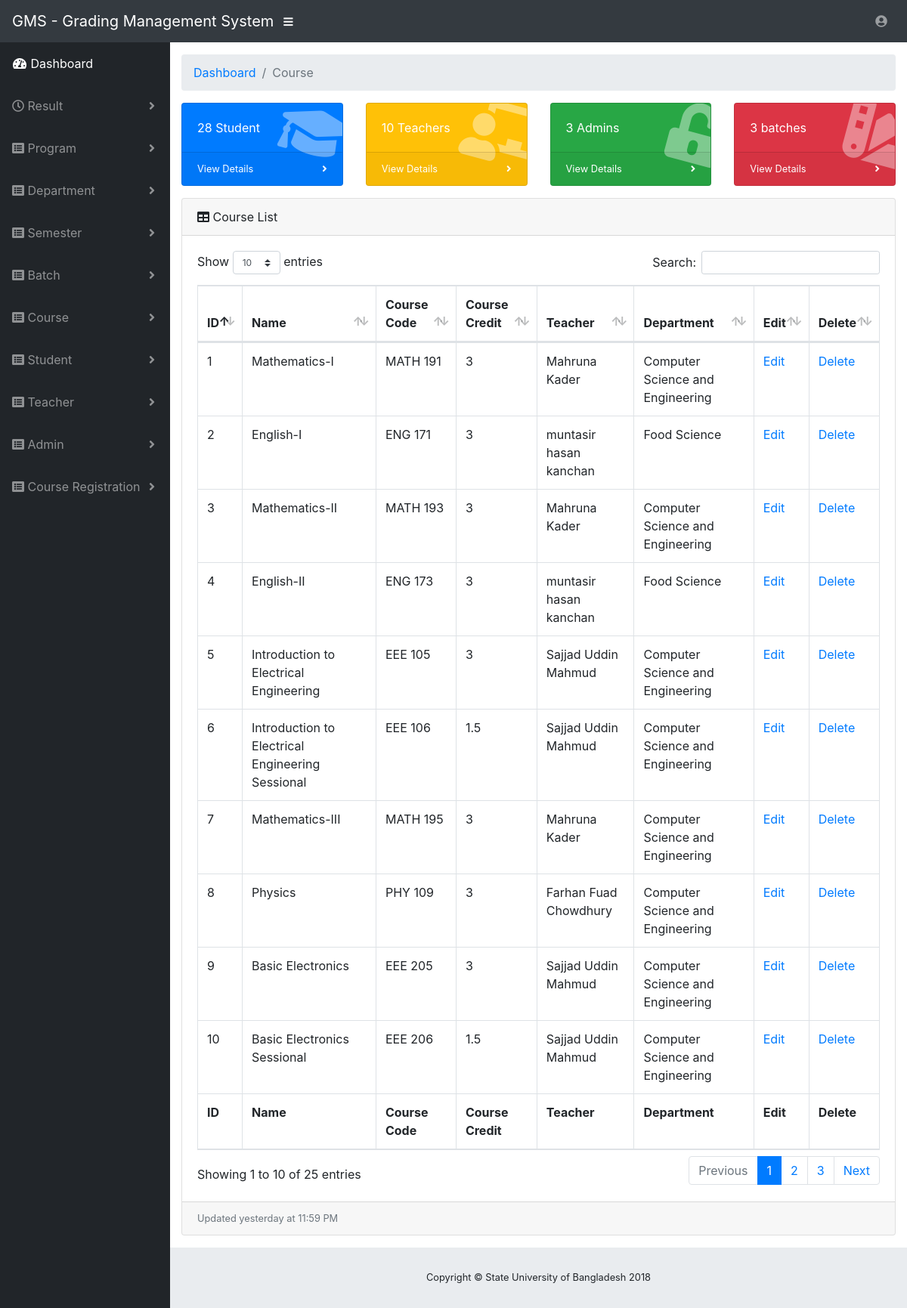
The page /course.php on the database its author committed.
### tables this page shows
CREATE TABLE `tbl_course` (
  `id` int(20) NOT NULL,
  `course_name` varchar(50) NOT NULL,
  `course_code` varchar(50) NOT NULL,
  `course_credit` double NOT NULL,
  `teacher_id` int(20) NOT NULL,
  `semester_id` int(20) NOT NULL,
  `dept_id` int(20) NOT NULL,
  `created_by` varchar(50) NOT NULL,
  `created_date` datetime(6) NOT NULL,
  `modified_by` varchar(100) DEFAULT NULL,
  `modified_date` datetime(6) DEFAULT NULL,
  `remarks` varchar(200) DEFAULT NULL,
  `is_active` int(1) NOT NULL
);

CREATE TABLE `tbl_teacher` (
  `id` int(20) NOT NULL,
  `full_name` varchar(100) NOT NULL,
  `email` varchar(50) DEFAULT NULL,
  `user_id` varchar(50) NOT NULL,
  `password` varchar(50) NOT NULL,
  `mobile` varchar(50) DEFAULT NULL,
  `dept_id` int(20) NOT NULL,
  `created_by` varchar(100) NOT NULL,
  `created_date` datetime(6) NOT NULL,
  `modified_by` varchar(100) DEFAULT NULL,
  `modified_date` datetime(6) DEFAULT NULL,
  `remarks` varchar(200) DEFAULT NULL,
  `is_active` int(1) NOT NULL
);

CREATE TABLE `tbl_department` (
  `id` int(20) NOT NULL,
  `dept_name` varchar(100) NOT NULL,
  `dept_code` varchar(11) NOT NULL,
  `created_by` varchar(100) NOT NULL,
  `created_date` datetime(6) NOT NULL,
  `modified_by` varchar(100) NOT NULL,
  `modified_date` datetime(6) NOT NULL,
  `remarks` varchar(200) NOT NULL,
  `is_active` int(1) NOT NULL
);

### model/Course.php (called while the page is built, shortened)
<?php
include_once __DIR__ . '/../Database.php';
class Course extends Database
{
    public function get_all_course()
    {
        $query_string = "select * from tbl_course";
        $q = $this->query($query_string);
        $data = $this->fetch($q);
        return $data;
    }
}

### Database.php (called while the page is built, shortened)
<?php
class Database
{
    private $link;
    private function connect()
    {
        $this->link = mysqli_connect(DB_HOST, DB_USERNAME, DB_PASSWORD, DB_NAME);
    }
    public function query($query_string)
    {
        $q = mysqli_query($this->link, $query_string);
        return $q;
    }
    public function fetch($q)
    {
        return mysqli_fetch_all($q, MYSQLI_ASSOC);
    }
    public function fetch_assoc($q)
    {
        return mysqli_fetch_assoc($q);
    }
}

### model/Teacher.php (called while the page is built, shortened)
<?php
include_once __DIR__ . '/../Database.php';
class Teacher extends Database
{
    public function get_single_teacher($id)
    {
        $query_string = "select * from tbl_teacher WHERE id = '$id'";
        $q = $this->query($query_string);
        $data = $this->fetch_assoc($q);
        return $data;
    }
}

### model/Department.php (called while the page is built, shortened)
<?php
include_once __DIR__ . '/../Database.php';
class Department extends Database
{
    public function get_single_department($id)
    {
        $query_string = "select * from tbl_department WHERE id = '$id'";
        $q = $this->query($query_string);
        $data = $this->fetch_assoc($q);
        return $data;
    }
}

### course.php (the view, shortened to what this page needs)
<!DOCTYPE html>
<html lang="en">
<?php
include_once __DIR__ . '/model/Course.php';
include_once __DIR__ . '/model/Teacher.php';
include_once __DIR__ . '/model/Department.php';
?>
  <head>
    <link href="vendor/bootstrap/css/bootstrap.min.css" rel="stylesheet">
    <link href="vendor/fontawesome-free/css/all.min.css" rel="stylesheet" type="text/css">
    <link href="vendor/datatables/dataTables.bootstrap4.css" rel="stylesheet">
    <link href="css/sb-admin.css" rel="stylesheet">
  </head>
  <body id="page-top">
    <nav class="navbar navbar-expand navbar-dark bg-dark static-top">
      <a class="navbar-brand mr-1" href="index.php">GMS - Grading Management System</a>
      <button class="btn btn-link btn-sm text-white order-1 order-sm-0" id="sidebarToggle" href="#">
        <i class="fas fa-bars"></i>
      </button>
        <?php include_once 'common_views/admin_options.php'; ?>
    </nav>
    <div id="wrapper">
        <?php include_once 'common_views/sidebar_menu.php'; ?>
      <div id="content-wrapper">
        <div class="container-fluid">
          <ol class="breadcrumb">
            <li class="breadcrumb-item">
              <a href="#">Dashboard</a>
            </li>
            <li class="breadcrumb-item active">Course</li>
          </ol>
          <?php include_once 'common_views/dashboard_data.php'; ?>
          <div class="card mb-3">
            <div class="card-header">
              <i class="fas fa-table"></i>
              Course List</div>
            <div class="card-body">
              <div class="table-responsive">
                <table class="table table-bordered" id="dataTable" width="100%" cellspacing="0">
                  <thead>
                    <tr>
                      <th>ID</th>
                      <th>Name</th>
                      <th>Course Code</th>
                      <th>Course Credit</th>
                      <th>Teacher</th>
                      <th>Department</th>
                      <th>Edit</th>
                      <th>Delete</th>
                    </tr>
                  </thead>
                  <tfoot>
                    <tr>
                        <th>ID</th>
                        <th>Name</th>
                        <th>Course Code</th>
                        <th>Course Credit</th>
                        <th>Teacher</th>
                        <th>Department</th>
                        <th>Edit</th>
                        <th>Delete</th>
                    </tr>
                  </tfoot>
                  <tbody>
                  <?php
                  $mCourse = new Course();
                  $teacher = new Teacher();
                  $department = new Department();
                  $courses = $mCourse->get_all_course();
                  foreach ($courses as $course):
                      echo "<tr>";
                      echo "<td>". $course['id']. "</td>";
                      echo "<td>". $course['course_name']. "</td>";
                      echo "<td>". $course['course_code']. "</td>";
                      echo "<td>". $course['course_credit']. "</td>";
                      $teacherRow = $teacher->get_single_teacher($course['teacher_id']);
                      if(isset($teacherRow)){
                          $teacherName = $teacherRow["full_name"];
                          echo "<td>". $teacherName ."</td>";
                      }
                      $departmentRow = $department->get_single_department($course['dept_id']);
                      if(isset($departmentRow)){
                          $deptName = $departmentRow["dept_name"];
                          echo "<td>". $deptName ."</td>";
                      }
                      $encodedIdEdit = $course['id'];
                      echo "<td>". "<a href='edit-course.php?id= $encodedIdEdit'> Edit </a> " . "</td>";
                      echo "<td>". "<a href='delete-course.php?id= $encodedIdEdit'> Delete </a> " . "</td>";
                      echo "</tr>";
                  endforeach; ?>
                  </tbody>
                </table>
              </div>
            </div>
            <div class="card-footer small text-muted">Updated yesterday at 11:59 PM</div>
          </div>
        </div>
        <footer class="sticky-footer">
          <div class="container my-auto">
            <div class="copyright text-center my-auto">
              <span>Copyright © State University of Bangladesh 2018</span>
            </div>
          </div>
        </footer>
      </div>
    </div>
  </body>
</html>

### css/sb-admin.css (style rules this page uses)
html { position: relative; min-height: 100%; }
body { height: 100%; }
#wrapper { display: -webkit-box; display: -ms-flexbox; display: flex; }
#wrapper #content-wrapper { overflow-x: hidden; width: 100%; padding-top: 1rem; padding-bottom: 80px; }
:root { --input-padding-x: 0.75rem; --input-padding-y: 0.75rem; }
footer.sticky-footer { display: -webkit-box; display: -ms-flexbox; display: flex; position: absolute; right: 0; bottom: 0; width: calc(100% - 90px); height: 80px; background-color: #e9ecef; }
footer.sticky-footer .copyright { line-height: 1; font-size: 0.8rem; }
@media (min-width: 768px) { footer.sticky-footer { width: calc(100% - 225px); } }

### rows shown on the page
tbl_course: id "1", course_name "Mathematics-I", course_code "MATH 191", course_credit "3", teacher.full_name "Mahruna Kader", tbl_department.dept_name "Computer Science and Engineering"
tbl_course: id "2", course_name "English-I", course_code "ENG 171", course_credit "3", teacher.full_name "muntasir hasan kanchan", tbl_department.dept_name "Food Science"
tbl_course: id "3", course_name "Mathematics-II", course_code "MATH 193", course_credit "3", teacher.full_name "Mahruna Kader", tbl_department.dept_name "Computer Science and Engineering"
tbl_course: id "4", course_name "English-II", course_code "ENG 173", course_credit "3", teacher.full_name "muntasir hasan kanchan", tbl_department.dept_name "Food Science"
tbl_course: id "5", course_name "Introduction to Electrical Engineering", course_code "EEE 105", course_credit "3", teacher.full_name "Sajjad Uddin Mahmud", tbl_department.dept_name "Computer Science and Engineering"
tbl_course: id "6", course_name "Introduction to Electrical Engineering Sessional", course_code "EEE 106", course_credit "1.5", teacher.full_name "Sajjad Uddin Mahmud", tbl_department.dept_name "Computer Science and Engineering"
tbl_course: id "7", course_name "Mathematics-III", course_code "MATH 195", course_credit "3", teacher.full_name "Mahruna Kader", tbl_department.dept_name "Computer Science and Engineering"
tbl_course: id "8", course_name "Physics", course_code "PHY 109", course_credit "3", teacher.full_name "Farhan Fuad Chowdhury", tbl_department.dept_name "Computer Science and Engineering"
tbl_course: id "9", course_name "Basic Electronics", course_code "EEE 205", course_credit "3", teacher.full_name "Sajjad Uddin Mahmud", tbl_department.dept_name "Computer Science and Engineering"
tbl_course: id "10", course_name "Basic Electronics Sessional", course_code "EEE 206", course_credit "1.5", teacher.full_name "Sajjad Uddin Mahmud", tbl_department.dept_name "Computer Science and Engineering"

### other values the page prints
count($student->get_all_student()) "28"
count($teacher->get_all_teacher()) "10"
count($admin->get_all_admin()) "3"
count($batch->get_all_batch()) "3"
